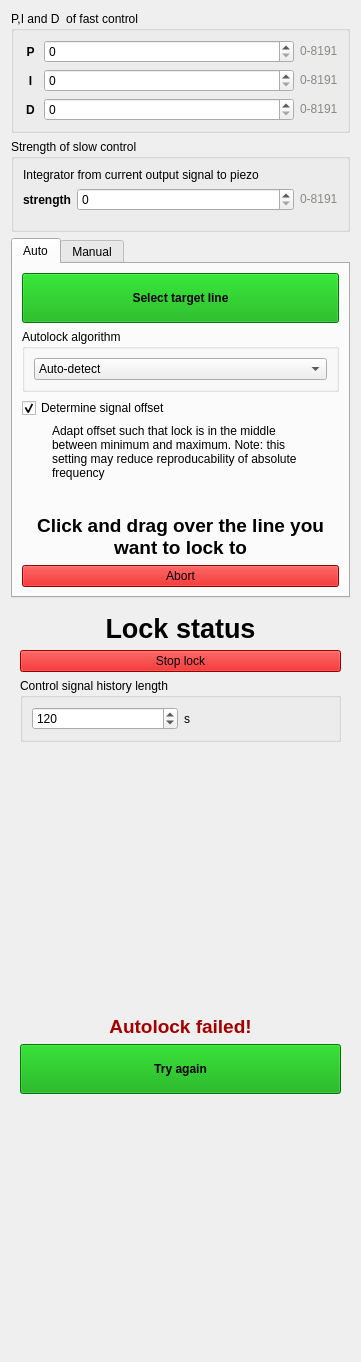
<?xml version="1.0" encoding="UTF-8"?>
<ui version="4.0">
 <class>Form</class>
 <widget class="QWidget" name="Form">
  <property name="geometry">
   <rect>
    <x>0</x>
    <y>0</y>
    <width>361</width>
    <height>1362</height>
   </rect>
  </property>
  <property name="sizePolicy">
   <sizepolicy hsizetype="Minimum" vsizetype="Preferred">
    <horstretch>0</horstretch>
    <verstretch>0</verstretch>
   </sizepolicy>
  </property>
  <property name="windowTitle">
   <string>Form</string>
  </property>
  <layout class="QVBoxLayout" name="verticalLayout">
   <item>
    <widget class="QGroupBox" name="groupBox_5">
     <property name="sizePolicy">
      <sizepolicy hsizetype="Preferred" vsizetype="Fixed">
       <horstretch>0</horstretch>
       <verstretch>0</verstretch>
      </sizepolicy>
     </property>
     <property name="title">
      <string>P,I and D  of fast control</string>
     </property>
     <layout class="QVBoxLayout" name="verticalLayout_6">
      <item>
       <widget class="QWidget" name="widget_2" native="true">
        <layout class="QHBoxLayout" name="horizontalLayout_2">
         <property name="leftMargin">
          <number>0</number>
         </property>
         <property name="topMargin">
          <number>0</number>
         </property>
         <property name="rightMargin">
          <number>0</number>
         </property>
         <property name="bottomMargin">
          <number>0</number>
         </property>
         <item>
          <widget class="QLabel" name="label_5">
           <property name="enabled">
            <bool>true</bool>
           </property>
           <property name="sizePolicy">
            <sizepolicy hsizetype="Fixed" vsizetype="Preferred">
             <horstretch>0</horstretch>
             <verstretch>0</verstretch>
            </sizepolicy>
           </property>
           <property name="minimumSize">
            <size>
             <width>15</width>
             <height>0</height>
            </size>
           </property>
           <property name="font">
            <font>
             <weight>75</weight>
             <bold>true</bold>
            </font>
           </property>
           <property name="text">
            <string>P</string>
           </property>
           <property name="alignment">
            <set>Qt::AlignCenter</set>
           </property>
          </widget>
         </item>
         <item>
          <widget class="QSpinBox" name="kp">
           <property name="minimum">
            <number>0</number>
           </property>
           <property name="maximum">
            <number>8191</number>
           </property>
           <property name="singleStep">
            <number>50</number>
           </property>
           <property name="stepType">
            <enum>QAbstractSpinBox::AdaptiveDecimalStepType</enum>
           </property>
          </widget>
         </item>
         <item>
          <widget class="QLabel" name="label_7">
           <property name="sizePolicy">
            <sizepolicy hsizetype="Fixed" vsizetype="Preferred">
             <horstretch>0</horstretch>
             <verstretch>0</verstretch>
            </sizepolicy>
           </property>
           <property name="text">
            <string>&lt;html&gt;&lt;head/&gt;&lt;body&gt;&lt;p&gt;&lt;span style=&quot; color:#888a85;&quot;&gt;0-8191&lt;/span&gt;&lt;/p&gt;&lt;/body&gt;&lt;/html&gt;</string>
           </property>
           <property name="textFormat">
            <enum>Qt::RichText</enum>
           </property>
          </widget>
         </item>
        </layout>
       </widget>
      </item>
      <item>
       <widget class="QWidget" name="widget_3" native="true">
        <layout class="QHBoxLayout" name="horizontalLayout_3">
         <property name="leftMargin">
          <number>0</number>
         </property>
         <property name="topMargin">
          <number>0</number>
         </property>
         <property name="rightMargin">
          <number>0</number>
         </property>
         <property name="bottomMargin">
          <number>0</number>
         </property>
         <item>
          <widget class="QLabel" name="label_10">
           <property name="sizePolicy">
            <sizepolicy hsizetype="Fixed" vsizetype="Preferred">
             <horstretch>0</horstretch>
             <verstretch>0</verstretch>
            </sizepolicy>
           </property>
           <property name="minimumSize">
            <size>
             <width>15</width>
             <height>0</height>
            </size>
           </property>
           <property name="font">
            <font>
             <weight>75</weight>
             <bold>true</bold>
            </font>
           </property>
           <property name="text">
            <string>I</string>
           </property>
           <property name="alignment">
            <set>Qt::AlignCenter</set>
           </property>
          </widget>
         </item>
         <item>
          <widget class="QSpinBox" name="ki">
           <property name="minimum">
            <number>0</number>
           </property>
           <property name="maximum">
            <number>8191</number>
           </property>
           <property name="singleStep">
            <number>50</number>
           </property>
           <property name="stepType">
            <enum>QAbstractSpinBox::AdaptiveDecimalStepType</enum>
           </property>
          </widget>
         </item>
         <item>
          <widget class="QLabel" name="label_11">
           <property name="sizePolicy">
            <sizepolicy hsizetype="Fixed" vsizetype="Preferred">
             <horstretch>0</horstretch>
             <verstretch>0</verstretch>
            </sizepolicy>
           </property>
           <property name="text">
            <string>&lt;html&gt;&lt;head/&gt;&lt;body&gt;&lt;p&gt;&lt;span style=&quot; color:#888a85;&quot;&gt;0-8191&lt;/span&gt;&lt;/p&gt;&lt;/body&gt;&lt;/html&gt;</string>
           </property>
           <property name="textFormat">
            <enum>Qt::RichText</enum>
           </property>
          </widget>
         </item>
        </layout>
       </widget>
      </item>
      <item>
       <widget class="QWidget" name="widget_4" native="true">
        <layout class="QHBoxLayout" name="horizontalLayout_4">
         <property name="spacing">
          <number>6</number>
         </property>
         <property name="leftMargin">
          <number>0</number>
         </property>
         <property name="topMargin">
          <number>0</number>
         </property>
         <property name="rightMargin">
          <number>0</number>
         </property>
         <property name="bottomMargin">
          <number>0</number>
         </property>
         <item>
          <widget class="QLabel" name="label_12">
           <property name="sizePolicy">
            <sizepolicy hsizetype="Fixed" vsizetype="Preferred">
             <horstretch>0</horstretch>
             <verstretch>0</verstretch>
            </sizepolicy>
           </property>
           <property name="minimumSize">
            <size>
             <width>15</width>
             <height>0</height>
            </size>
           </property>
           <property name="font">
            <font>
             <weight>75</weight>
             <bold>true</bold>
            </font>
           </property>
           <property name="text">
            <string>D</string>
           </property>
           <property name="alignment">
            <set>Qt::AlignCenter</set>
           </property>
          </widget>
         </item>
         <item>
          <widget class="QSpinBox" name="kd">
           <property name="sizePolicy">
            <sizepolicy hsizetype="Preferred" vsizetype="Fixed">
             <horstretch>0</horstretch>
             <verstretch>0</verstretch>
            </sizepolicy>
           </property>
           <property name="minimum">
            <number>0</number>
           </property>
           <property name="maximum">
            <number>8191</number>
           </property>
           <property name="singleStep">
            <number>50</number>
           </property>
           <property name="stepType">
            <enum>QAbstractSpinBox::AdaptiveDecimalStepType</enum>
           </property>
          </widget>
         </item>
         <item>
          <widget class="QLabel" name="label_13">
           <property name="sizePolicy">
            <sizepolicy hsizetype="Fixed" vsizetype="Preferred">
             <horstretch>0</horstretch>
             <verstretch>0</verstretch>
            </sizepolicy>
           </property>
           <property name="text">
            <string>&lt;html&gt;&lt;head/&gt;&lt;body&gt;&lt;p&gt;&lt;span style=&quot; color:#888a85;&quot;&gt;0-8191&lt;/span&gt;&lt;/p&gt;&lt;/body&gt;&lt;/html&gt;</string>
           </property>
           <property name="textFormat">
            <enum>Qt::RichText</enum>
           </property>
          </widget>
         </item>
        </layout>
       </widget>
      </item>
     </layout>
    </widget>
   </item>
   <item>
    <widget class="QGroupBox" name="slow_pid_group">
     <property name="sizePolicy">
      <sizepolicy hsizetype="Preferred" vsizetype="Fixed">
       <horstretch>0</horstretch>
       <verstretch>0</verstretch>
      </sizepolicy>
     </property>
     <property name="title">
      <string>Strength of slow control</string>
     </property>
     <layout class="QVBoxLayout" name="verticalLayout_4">
      <item>
       <widget class="QLabel" name="label">
        <property name="sizePolicy">
         <sizepolicy hsizetype="Preferred" vsizetype="Fixed">
          <horstretch>0</horstretch>
          <verstretch>0</verstretch>
         </sizepolicy>
        </property>
        <property name="text">
         <string>Integrator from current output signal to piezo</string>
        </property>
        <property name="wordWrap">
         <bool>true</bool>
        </property>
        <property name="indent">
         <number>0</number>
        </property>
       </widget>
      </item>
      <item>
       <widget class="QWidget" name="widget" native="true">
        <layout class="QHBoxLayout" name="horizontalLayout">
         <property name="leftMargin">
          <number>0</number>
         </property>
         <property name="topMargin">
          <number>0</number>
         </property>
         <property name="rightMargin">
          <number>0</number>
         </property>
         <item>
          <widget class="QLabel" name="label_3">
           <property name="sizePolicy">
            <sizepolicy hsizetype="Fixed" vsizetype="Preferred">
             <horstretch>0</horstretch>
             <verstretch>0</verstretch>
            </sizepolicy>
           </property>
           <property name="font">
            <font>
             <weight>75</weight>
             <bold>true</bold>
            </font>
           </property>
           <property name="text">
            <string>strength</string>
           </property>
          </widget>
         </item>
         <item>
          <widget class="QSpinBox" name="pid_on_slow_strength">
           <property name="minimum">
            <number>0</number>
           </property>
           <property name="maximum">
            <number>8191</number>
           </property>
           <property name="stepType">
            <enum>QAbstractSpinBox::AdaptiveDecimalStepType</enum>
           </property>
          </widget>
         </item>
         <item>
          <widget class="QLabel" name="label_14">
           <property name="sizePolicy">
            <sizepolicy hsizetype="Fixed" vsizetype="Preferred">
             <horstretch>0</horstretch>
             <verstretch>0</verstretch>
            </sizepolicy>
           </property>
           <property name="text">
            <string>&lt;html&gt;&lt;head/&gt;&lt;body&gt;&lt;p&gt;&lt;span style=&quot; color:#888a85;&quot;&gt;0-8191&lt;/span&gt;&lt;/p&gt;&lt;/body&gt;&lt;/html&gt;</string>
           </property>
           <property name="textFormat">
            <enum>Qt::RichText</enum>
           </property>
          </widget>
         </item>
        </layout>
       </widget>
      </item>
     </layout>
    </widget>
   </item>
   <item>
    <widget class="QTabWidget" name="lock_control_container">
     <property name="sizePolicy">
      <sizepolicy hsizetype="Minimum" vsizetype="Preferred">
       <horstretch>0</horstretch>
       <verstretch>0</verstretch>
      </sizepolicy>
     </property>
     <property name="currentIndex">
      <number>0</number>
     </property>
     <widget class="QWidget" name="auto_mode">
      <attribute name="title">
       <string>Auto</string>
      </attribute>
      <layout class="QVBoxLayout" name="verticalLayout_10">
       <item>
        <widget class="QWidget" name="auto_mode_not_activated" native="true">
         <layout class="QVBoxLayout" name="verticalLayout_5">
          <property name="leftMargin">
           <number>0</number>
          </property>
          <property name="topMargin">
           <number>0</number>
          </property>
          <property name="rightMargin">
           <number>0</number>
          </property>
          <property name="bottomMargin">
           <number>0</number>
          </property>
          <item>
           <widget class="QPushButton" name="selectLineToLock">
            <property name="minimumSize">
             <size>
              <width>0</width>
              <height>50</height>
             </size>
            </property>
            <property name="font">
             <font>
              <weight>75</weight>
              <bold>true</bold>
             </font>
            </property>
            <property name="styleSheet">
             <string notr="true">background: #00aa00</string>
            </property>
            <property name="text">
             <string>Select target line</string>
            </property>
           </widget>
          </item>
          <item>
           <widget class="QGroupBox" name="groupBox">
            <property name="title">
             <string>Autolock algorithm</string>
            </property>
            <layout class="QVBoxLayout" name="verticalLayout_8">
             <item>
              <widget class="QComboBox" name="autolock_mode_preference">
               <item>
                <property name="text">
                 <string>Auto-detect</string>
                </property>
               </item>
               <item>
                <property name="text">
                 <string>Jitter-tolerant mode</string>
                </property>
               </item>
               <item>
                <property name="text">
                 <string>Fast mode</string>
                </property>
               </item>
              </widget>
             </item>
            </layout>
           </widget>
          </item>
          <item>
           <widget class="QCheckBox" name="autoOffsetCheckbox">
            <property name="text">
             <string>Determine signal offset</string>
            </property>
            <property name="checked">
             <bool>true</bool>
            </property>
           </widget>
          </item>
          <item>
           <widget class="QLabel" name="label_9">
            <property name="sizePolicy">
             <sizepolicy hsizetype="Preferred" vsizetype="Fixed">
              <horstretch>0</horstretch>
              <verstretch>0</verstretch>
             </sizepolicy>
            </property>
            <property name="maximumSize">
             <size>
              <width>300</width>
              <height>16777215</height>
             </size>
            </property>
            <property name="text">
             <string>Adapt offset such that lock is in the middle between minimum and maximum. Note: this setting may reduce reproducability of absolute frequency</string>
            </property>
            <property name="textFormat">
             <enum>Qt::PlainText</enum>
            </property>
            <property name="scaledContents">
             <bool>false</bool>
            </property>
            <property name="wordWrap">
             <bool>true</bool>
            </property>
            <property name="indent">
             <number>30</number>
            </property>
           </widget>
          </item>
          <item>
           <spacer name="verticalSpacer_6">
            <property name="orientation">
             <enum>Qt::Vertical</enum>
            </property>
            <property name="sizeHint" stdset="0">
             <size>
              <width>20</width>
              <height>40</height>
             </size>
            </property>
           </spacer>
          </item>
         </layout>
        </widget>
       </item>
       <item>
        <widget class="QWidget" name="auto_mode_activated" native="true">
         <layout class="QVBoxLayout" name="verticalLayout_7">
          <property name="leftMargin">
           <number>0</number>
          </property>
          <property name="topMargin">
           <number>0</number>
          </property>
          <property name="rightMargin">
           <number>0</number>
          </property>
          <property name="bottomMargin">
           <number>0</number>
          </property>
          <item>
           <widget class="QLabel" name="label_2">
            <property name="text">
             <string>&lt;html&gt;&lt;head/&gt;&lt;body&gt;&lt;p align=&quot;center&quot;&gt;&lt;span style=&quot; font-size:14pt; font-weight:600;&quot;&gt;Click and drag over the line you want to lock to&lt;/span&gt;&lt;/p&gt;&lt;/body&gt;&lt;/html&gt;</string>
            </property>
            <property name="scaledContents">
             <bool>false</bool>
            </property>
            <property name="alignment">
             <set>Qt::AlignCenter</set>
            </property>
            <property name="wordWrap">
             <bool>true</bool>
            </property>
           </widget>
          </item>
          <item>
           <widget class="QPushButton" name="abortLineSelection">
            <property name="styleSheet">
             <string notr="true">background-color: #d40000;</string>
            </property>
            <property name="text">
             <string>Abort</string>
            </property>
           </widget>
          </item>
         </layout>
        </widget>
       </item>
      </layout>
     </widget>
     <widget class="QWidget" name="manual_mode">
      <attribute name="title">
       <string>Manual</string>
      </attribute>
      <layout class="QVBoxLayout" name="verticalLayout_12">
       <item>
        <spacer name="verticalSpacer_2">
         <property name="orientation">
          <enum>Qt::Vertical</enum>
         </property>
         <property name="sizeHint" stdset="0">
          <size>
           <width>20</width>
           <height>0</height>
          </size>
         </property>
        </spacer>
       </item>
       <item>
        <widget class="QLabel" name="label_6">
         <property name="sizePolicy">
          <sizepolicy hsizetype="Preferred" vsizetype="Fixed">
           <horstretch>0</horstretch>
           <verstretch>0</verstretch>
          </sizepolicy>
         </property>
         <property name="text">
          <string>&lt;html&gt;&lt;head/&gt;&lt;body&gt;&lt;p align=&quot;center&quot;&gt;&lt;span style=&quot; font-size:14pt; font-weight:600;&quot;&gt;Center the line and zoom in before pressing the button.&lt;/span&gt;&lt;/p&gt;&lt;/body&gt;&lt;/html&gt;</string>
         </property>
         <property name="scaledContents">
          <bool>false</bool>
         </property>
         <property name="alignment">
          <set>Qt::AlignCenter</set>
         </property>
         <property name="wordWrap">
          <bool>true</bool>
         </property>
        </widget>
       </item>
       <item>
        <spacer name="verticalSpacer">
         <property name="orientation">
          <enum>Qt::Vertical</enum>
         </property>
         <property name="sizeHint" stdset="0">
          <size>
           <width>20</width>
           <height>0</height>
          </size>
         </property>
        </spacer>
       </item>
       <item>
        <widget class="QRadioButton" name="button_slope_rising">
         <property name="text">
          <string>Rising slope</string>
         </property>
        </widget>
       </item>
       <item>
        <widget class="QRadioButton" name="button_slope_falling">
         <property name="text">
          <string>Falling slope</string>
         </property>
        </widget>
       </item>
       <item>
        <spacer name="verticalSpacer_3">
         <property name="orientation">
          <enum>Qt::Vertical</enum>
         </property>
         <property name="sizeHint" stdset="0">
          <size>
           <width>20</width>
           <height>0</height>
          </size>
         </property>
        </spacer>
       </item>
       <item>
        <widget class="QPushButton" name="manualLockButton">
         <property name="minimumSize">
          <size>
           <width>0</width>
           <height>50</height>
          </size>
         </property>
         <property name="font">
          <font>
           <weight>75</weight>
           <bold>true</bold>
          </font>
         </property>
         <property name="styleSheet">
          <string notr="true">background: #00aa00</string>
         </property>
         <property name="text">
          <string>Lock!</string>
         </property>
        </widget>
       </item>
      </layout>
     </widget>
    </widget>
   </item>
   <item>
    <widget class="LockStatusPanel" name="lock_status_container" native="true">
     <layout class="QVBoxLayout" name="verticalLayout_2">
      <item>
       <widget class="QLabel" name="lock_status">
        <property name="sizePolicy">
         <sizepolicy hsizetype="Preferred" vsizetype="Fixed">
          <horstretch>0</horstretch>
          <verstretch>0</verstretch>
         </sizepolicy>
        </property>
        <property name="font">
         <font>
          <pointsize>20</pointsize>
          <weight>75</weight>
          <bold>true</bold>
         </font>
        </property>
        <property name="text">
         <string>Lock status</string>
        </property>
        <property name="alignment">
         <set>Qt::AlignCenter</set>
        </property>
        <property name="wordWrap">
         <bool>true</bool>
        </property>
       </widget>
      </item>
      <item>
       <widget class="QPushButton" name="stop_lock">
        <property name="palette">
         <palette>
          <active>
           <colorrole role="WindowText">
            <brush brushstyle="SolidPattern">
             <color alpha="255">
              <red>0</red>
              <green>0</green>
              <blue>0</blue>
             </color>
            </brush>
           </colorrole>
           <colorrole role="Button">
            <brush brushstyle="SolidPattern">
             <color alpha="255">
              <red>212</red>
              <green>0</green>
              <blue>0</blue>
             </color>
            </brush>
           </colorrole>
           <colorrole role="Light">
            <brush brushstyle="SolidPattern">
             <color alpha="255">
              <red>255</red>
              <green>255</green>
              <blue>255</blue>
             </color>
            </brush>
           </colorrole>
           <colorrole role="Midlight">
            <brush brushstyle="SolidPattern">
             <color alpha="255">
              <red>246</red>
              <green>245</green>
              <blue>244</blue>
             </color>
            </brush>
           </colorrole>
           <colorrole role="Dark">
            <brush brushstyle="SolidPattern">
             <color alpha="255">
              <red>118</red>
              <green>117</green>
              <blue>116</blue>
             </color>
            </brush>
           </colorrole>
           <colorrole role="Mid">
            <brush brushstyle="SolidPattern">
             <color alpha="255">
              <red>158</red>
              <green>157</green>
              <blue>155</blue>
             </color>
            </brush>
           </colorrole>
           <colorrole role="Text">
            <brush brushstyle="SolidPattern">
             <color alpha="255">
              <red>0</red>
              <green>0</green>
              <blue>0</blue>
             </color>
            </brush>
           </colorrole>
           <colorrole role="BrightText">
            <brush brushstyle="SolidPattern">
             <color alpha="255">
              <red>255</red>
              <green>255</green>
              <blue>255</blue>
             </color>
            </brush>
           </colorrole>
           <colorrole role="ButtonText">
            <brush brushstyle="SolidPattern">
             <color alpha="255">
              <red>0</red>
              <green>0</green>
              <blue>0</blue>
             </color>
            </brush>
           </colorrole>
           <colorrole role="Base">
            <brush brushstyle="SolidPattern">
             <color alpha="255">
              <red>212</red>
              <green>0</green>
              <blue>0</blue>
             </color>
            </brush>
           </colorrole>
           <colorrole role="Window">
            <brush brushstyle="SolidPattern">
             <color alpha="255">
              <red>212</red>
              <green>0</green>
              <blue>0</blue>
             </color>
            </brush>
           </colorrole>
           <colorrole role="Shadow">
            <brush brushstyle="SolidPattern">
             <color alpha="255">
              <red>0</red>
              <green>0</green>
              <blue>0</blue>
             </color>
            </brush>
           </colorrole>
           <colorrole role="AlternateBase">
            <brush brushstyle="SolidPattern">
             <color alpha="255">
              <red>246</red>
              <green>245</green>
              <blue>244</blue>
             </color>
            </brush>
           </colorrole>
           <colorrole role="ToolTipBase">
            <brush brushstyle="SolidPattern">
             <color alpha="255">
              <red>255</red>
              <green>255</green>
              <blue>220</blue>
             </color>
            </brush>
           </colorrole>
           <colorrole role="ToolTipText">
            <brush brushstyle="SolidPattern">
             <color alpha="255">
              <red>0</red>
              <green>0</green>
              <blue>0</blue>
             </color>
            </brush>
           </colorrole>
           <colorrole role="PlaceholderText">
            <brush brushstyle="SolidPattern">
             <color alpha="128">
              <red>0</red>
              <green>0</green>
              <blue>0</blue>
             </color>
            </brush>
           </colorrole>
          </active>
          <inactive>
           <colorrole role="WindowText">
            <brush brushstyle="SolidPattern">
             <color alpha="255">
              <red>0</red>
              <green>0</green>
              <blue>0</blue>
             </color>
            </brush>
           </colorrole>
           <colorrole role="Button">
            <brush brushstyle="SolidPattern">
             <color alpha="255">
              <red>212</red>
              <green>0</green>
              <blue>0</blue>
             </color>
            </brush>
           </colorrole>
           <colorrole role="Light">
            <brush brushstyle="SolidPattern">
             <color alpha="255">
              <red>255</red>
              <green>255</green>
              <blue>255</blue>
             </color>
            </brush>
           </colorrole>
           <colorrole role="Midlight">
            <brush brushstyle="SolidPattern">
             <color alpha="255">
              <red>246</red>
              <green>245</green>
              <blue>244</blue>
             </color>
            </brush>
           </colorrole>
           <colorrole role="Dark">
            <brush brushstyle="SolidPattern">
             <color alpha="255">
              <red>118</red>
              <green>117</green>
              <blue>116</blue>
             </color>
            </brush>
           </colorrole>
           <colorrole role="Mid">
            <brush brushstyle="SolidPattern">
             <color alpha="255">
              <red>158</red>
              <green>157</green>
              <blue>155</blue>
             </color>
            </brush>
           </colorrole>
           <colorrole role="Text">
            <brush brushstyle="SolidPattern">
             <color alpha="255">
              <red>0</red>
              <green>0</green>
              <blue>0</blue>
             </color>
            </brush>
           </colorrole>
           <colorrole role="BrightText">
            <brush brushstyle="SolidPattern">
             <color alpha="255">
              <red>255</red>
              <green>255</green>
              <blue>255</blue>
             </color>
            </brush>
           </colorrole>
           <colorrole role="ButtonText">
            <brush brushstyle="SolidPattern">
             <color alpha="255">
              <red>0</red>
              <green>0</green>
              <blue>0</blue>
             </color>
            </brush>
           </colorrole>
           <colorrole role="Base">
            <brush brushstyle="SolidPattern">
             <color alpha="255">
              <red>212</red>
              <green>0</green>
              <blue>0</blue>
             </color>
            </brush>
           </colorrole>
           <colorrole role="Window">
            <brush brushstyle="SolidPattern">
             <color alpha="255">
              <red>212</red>
              <green>0</green>
              <blue>0</blue>
             </color>
            </brush>
           </colorrole>
           <colorrole role="Shadow">
            <brush brushstyle="SolidPattern">
             <color alpha="255">
              <red>0</red>
              <green>0</green>
              <blue>0</blue>
             </color>
            </brush>
           </colorrole>
           <colorrole role="AlternateBase">
            <brush brushstyle="SolidPattern">
             <color alpha="255">
              <red>246</red>
              <green>245</green>
              <blue>244</blue>
             </color>
            </brush>
           </colorrole>
           <colorrole role="ToolTipBase">
            <brush brushstyle="SolidPattern">
             <color alpha="255">
              <red>255</red>
              <green>255</green>
              <blue>220</blue>
             </color>
            </brush>
           </colorrole>
           <colorrole role="ToolTipText">
            <brush brushstyle="SolidPattern">
             <color alpha="255">
              <red>0</red>
              <green>0</green>
              <blue>0</blue>
             </color>
            </brush>
           </colorrole>
           <colorrole role="PlaceholderText">
            <brush brushstyle="SolidPattern">
             <color alpha="128">
              <red>0</red>
              <green>0</green>
              <blue>0</blue>
             </color>
            </brush>
           </colorrole>
          </inactive>
          <disabled>
           <colorrole role="WindowText">
            <brush brushstyle="SolidPattern">
             <color alpha="255">
              <red>118</red>
              <green>117</green>
              <blue>116</blue>
             </color>
            </brush>
           </colorrole>
           <colorrole role="Button">
            <brush brushstyle="SolidPattern">
             <color alpha="255">
              <red>212</red>
              <green>0</green>
              <blue>0</blue>
             </color>
            </brush>
           </colorrole>
           <colorrole role="Light">
            <brush brushstyle="SolidPattern">
             <color alpha="255">
              <red>255</red>
              <green>255</green>
              <blue>255</blue>
             </color>
            </brush>
           </colorrole>
           <colorrole role="Midlight">
            <brush brushstyle="SolidPattern">
             <color alpha="255">
              <red>246</red>
              <green>245</green>
              <blue>244</blue>
             </color>
            </brush>
           </colorrole>
           <colorrole role="Dark">
            <brush brushstyle="SolidPattern">
             <color alpha="255">
              <red>118</red>
              <green>117</green>
              <blue>116</blue>
             </color>
            </brush>
           </colorrole>
           <colorrole role="Mid">
            <brush brushstyle="SolidPattern">
             <color alpha="255">
              <red>158</red>
              <green>157</green>
              <blue>155</blue>
             </color>
            </brush>
           </colorrole>
           <colorrole role="Text">
            <brush brushstyle="SolidPattern">
             <color alpha="255">
              <red>118</red>
              <green>117</green>
              <blue>116</blue>
             </color>
            </brush>
           </colorrole>
           <colorrole role="BrightText">
            <brush brushstyle="SolidPattern">
             <color alpha="255">
              <red>255</red>
              <green>255</green>
              <blue>255</blue>
             </color>
            </brush>
           </colorrole>
           <colorrole role="ButtonText">
            <brush brushstyle="SolidPattern">
             <color alpha="255">
              <red>118</red>
              <green>117</green>
              <blue>116</blue>
             </color>
            </brush>
           </colorrole>
           <colorrole role="Base">
            <brush brushstyle="SolidPattern">
             <color alpha="255">
              <red>212</red>
              <green>0</green>
              <blue>0</blue>
             </color>
            </brush>
           </colorrole>
           <colorrole role="Window">
            <brush brushstyle="SolidPattern">
             <color alpha="255">
              <red>212</red>
              <green>0</green>
              <blue>0</blue>
             </color>
            </brush>
           </colorrole>
           <colorrole role="Shadow">
            <brush brushstyle="SolidPattern">
             <color alpha="255">
              <red>0</red>
              <green>0</green>
              <blue>0</blue>
             </color>
            </brush>
           </colorrole>
           <colorrole role="AlternateBase">
            <brush brushstyle="SolidPattern">
             <color alpha="255">
              <red>237</red>
              <green>235</green>
              <blue>233</blue>
             </color>
            </brush>
           </colorrole>
           <colorrole role="ToolTipBase">
            <brush brushstyle="SolidPattern">
             <color alpha="255">
              <red>255</red>
              <green>255</green>
              <blue>220</blue>
             </color>
            </brush>
           </colorrole>
           <colorrole role="ToolTipText">
            <brush brushstyle="SolidPattern">
             <color alpha="255">
              <red>0</red>
              <green>0</green>
              <blue>0</blue>
             </color>
            </brush>
           </colorrole>
           <colorrole role="PlaceholderText">
            <brush brushstyle="SolidPattern">
             <color alpha="128">
              <red>0</red>
              <green>0</green>
              <blue>0</blue>
             </color>
            </brush>
           </colorrole>
          </disabled>
         </palette>
        </property>
        <property name="styleSheet">
         <string notr="true">background-color: #d40000;</string>
        </property>
        <property name="text">
         <string>Stop lock</string>
        </property>
       </widget>
      </item>
      <item>
       <widget class="QGroupBox" name="groupBox_8">
        <property name="sizePolicy">
         <sizepolicy hsizetype="Preferred" vsizetype="Fixed">
          <horstretch>0</horstretch>
          <verstretch>0</verstretch>
         </sizepolicy>
        </property>
        <property name="title">
         <string>Control signal history length</string>
        </property>
        <layout class="QHBoxLayout" name="horizontalLayout_9">
         <item>
          <widget class="QSpinBox" name="control_signal_history_length">
           <property name="minimum">
            <number>10</number>
           </property>
           <property name="maximum">
            <number>100000</number>
           </property>
           <property name="singleStep">
            <number>60</number>
           </property>
           <property name="stepType">
            <enum>QAbstractSpinBox::AdaptiveDecimalStepType</enum>
           </property>
           <property name="value">
            <number>120</number>
           </property>
          </widget>
         </item>
         <item>
          <widget class="QLabel" name="label_4">
           <property name="text">
            <string>s</string>
           </property>
          </widget>
         </item>
        </layout>
       </widget>
      </item>
     </layout>
    </widget>
   </item>
   <item>
    <widget class="QWidget" name="lock_failed" native="true">
     <layout class="QVBoxLayout" name="verticalLayout_3">
      <item>
       <spacer name="verticalSpacer_5">
        <property name="orientation">
         <enum>Qt::Vertical</enum>
        </property>
        <property name="sizeHint" stdset="0">
         <size>
          <width>20</width>
          <height>40</height>
         </size>
        </property>
       </spacer>
      </item>
      <item>
       <widget class="QLabel" name="label_17">
        <property name="text">
         <string>&lt;html&gt;&lt;head/&gt;&lt;body&gt;&lt;p&gt;&lt;span style=&quot; font-size:14pt; font-weight:600; color:#a40000;&quot;&gt;Autolock failed!&lt;/span&gt;&lt;/p&gt;&lt;/body&gt;&lt;/html&gt;</string>
        </property>
        <property name="textFormat">
         <enum>Qt::RichText</enum>
        </property>
        <property name="alignment">
         <set>Qt::AlignCenter</set>
        </property>
        <property name="wordWrap">
         <bool>true</bool>
        </property>
       </widget>
      </item>
      <item>
       <widget class="QPushButton" name="reset_lock_failed_state">
        <property name="minimumSize">
         <size>
          <width>0</width>
          <height>50</height>
         </size>
        </property>
        <property name="font">
         <font>
          <weight>75</weight>
          <bold>true</bold>
         </font>
        </property>
        <property name="styleSheet">
         <string notr="true">background-color: #00a400;</string>
        </property>
        <property name="text">
         <string>Try again</string>
        </property>
       </widget>
      </item>
      <item>
       <spacer name="verticalSpacer_4">
        <property name="orientation">
         <enum>Qt::Vertical</enum>
        </property>
        <property name="sizeHint" stdset="0">
         <size>
          <width>20</width>
          <height>40</height>
         </size>
        </property>
       </spacer>
      </item>
     </layout>
    </widget>
   </item>
  </layout>
 </widget>
 <customwidgets>
  <customwidget>
   <class>LockStatusPanel</class>
   <extends>QWidget</extends>
   <header location="global">lock_status_panel.h</header>
   <container>1</container>
  </customwidget>
 </customwidgets>
 <resources/>
 <connections/>
</ui>
